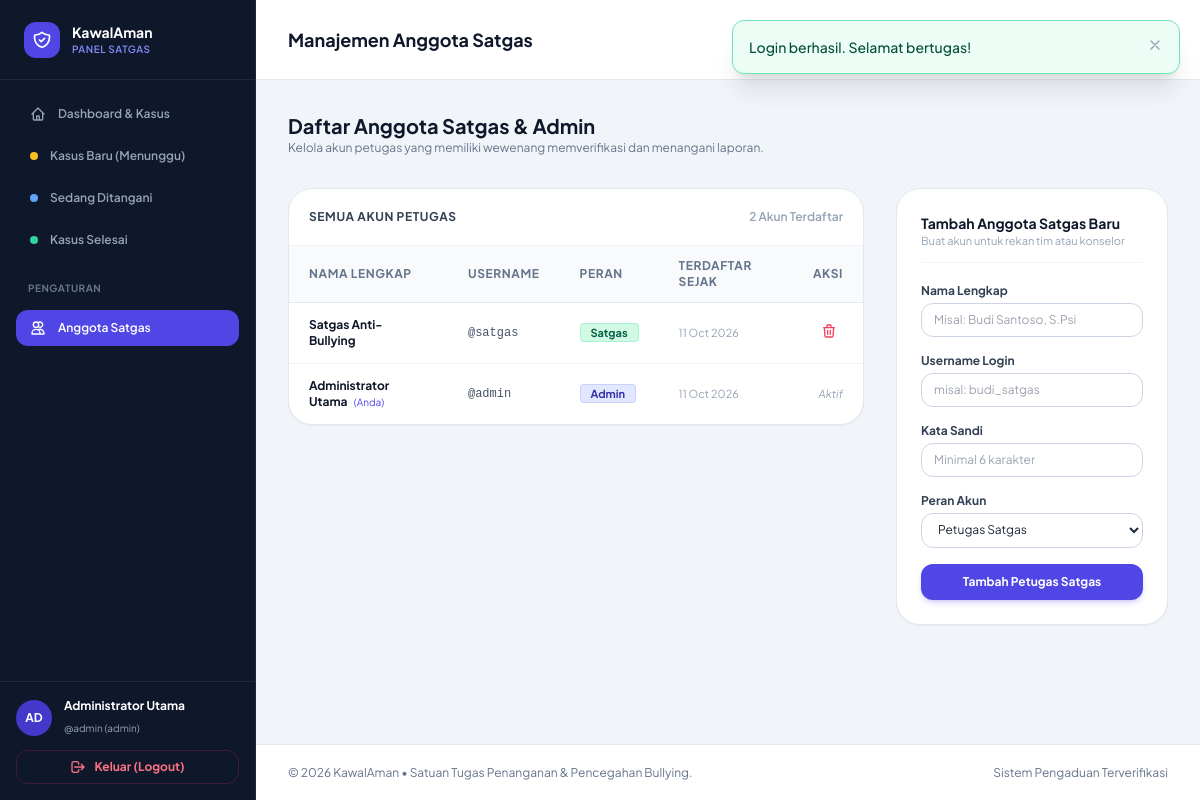
/satgas/users.php (signed in), run on the app's committed database.
### tables this page shows
CREATE TABLE IF NOT EXISTS `users` (
    `id` INT AUTO_INCREMENT PRIMARY KEY,
    `name` VARCHAR(100) NOT NULL,
    `username` VARCHAR(50) NOT NULL UNIQUE,
    `password` VARCHAR(255) NOT NULL,
    `role` ENUM('admin', 'satgas') NOT NULL DEFAULT 'satgas',
    `created_at` TIMESTAMP NOT NULL DEFAULT CURRENT_TIMESTAMP
);

### includes/functions.php (called while the page is built, shortened)
<?php
function escapeHtml($str) {
    return htmlspecialchars((string)$str, ENT_QUOTES, 'UTF-8');
}
function getFlashMessage() {
    if (!empty($_SESSION['flash_message'])) {
        $flash = $_SESSION['flash_message'];
        return $flash;
    }
    return null;
}

### includes/auth.php (called while the page is built, shortened)
<?php
require_once __DIR__ . '/functions.php';
function getLoggedInSatgas() {
    return $_SESSION['satgas_user'] ?? null;
}

### satgas/users.php (the view, shortened to what this page needs)
<?php
require_once __DIR__ . '/includes/satgas_header.php';
$pdo = getDbConnection();
$users = $pdo->query("SELECT id, name, username, role, created_at FROM users ORDER BY id ASC")->fetchAll();
?>
<div class="space-y-8 max-w-6xl">
    <div class="flex flex-col sm:flex-row sm:items-center justify-between gap-4">
        <div>
            <h2 class="text-xl font-bold text-slate-900">Daftar Anggota Satgas & Admin</h2>
            <p class="text-xs text-slate-500">Kelola akun petugas yang memiliki wewenang memverifikasi dan menangani laporan.</p>
        </div>
    </div>
    <div class="grid grid-cols-1 lg:grid-cols-12 gap-8 items-start">
        <div class="lg:col-span-8 bg-white rounded-3xl border border-slate-200 shadow-sm overflow-hidden">
            <div class="p-5 border-b border-slate-100 flex items-center justify-between">
                <h3 class="text-xs font-bold text-slate-700 uppercase tracking-wider">Semua Akun Petugas</h3>
                <span class="text-xs text-slate-400 font-semibold"><?= count($users) ?> Akun Terdaftar</span>
            </div>
            <div class="overflow-x-auto">
                <table class="w-full text-left border-collapse text-xs">
                    <thead>
                        <tr class="bg-slate-50 text-slate-500 font-bold uppercase tracking-wider border-b border-slate-200">
                            <th class="py-3 px-5">Nama Lengkap</th>
                            <th class="py-3 px-5">Username</th>
                            <th class="py-3 px-5">Peran</th>
                            <th class="py-3 px-5">Terdaftar Sejak</th>
                            <th class="py-3 px-5 text-right">Aksi</th>
                        </tr>
                    </thead>
                    <tbody class="divide-y divide-slate-100">
                        <?php foreach ($users as $u): ?>
                            <tr class="hover:bg-slate-50 transition-colors">
                                <td class="py-3.5 px-5 font-bold text-slate-900">
                                    <?= escapeHtml($u['name']) ?>
                                    <?php if ((int)$u['id'] === (int)$currentUser['id']): ?>
                                        <span class="text-[10px] text-indigo-600 font-normal ml-1">(Anda)</span>
                                    <?php endif; ?>
                                </td>
                                <td class="py-3.5 px-5 font-mono text-slate-600">
                                    @<?= escapeHtml($u['username']) ?>
                                </td>
                                <td class="py-3.5 px-5">
                                    <?php if ($u['role'] === 'admin'): ?>
                                        <span class="px-2.5 py-0.5 rounded text-[11px] font-bold bg-indigo-100 text-indigo-800 border border-indigo-200">Admin</span>
                                    <?php else: ?>
                                        <span class="px-2.5 py-0.5 rounded text-[11px] font-bold bg-emerald-100 text-emerald-800 border border-emerald-200">Satgas</span>
                                    <?php endif; ?>
                                </td>
                                <td class="py-3.5 px-5 text-slate-400 text-[11px]">
                                    <?= date('d M Y', strtotime($u['created_at'])) ?>
                                </td>
                                <td class="py-3.5 px-5 text-right">
                                    <?php if ((int)$u['id'] !== (int)$currentUser['id']): ?>
                                        <a href="users.php?delete_id=<?= $u['id'] ?>" onclick="return confirm('Hapus akun <?= escapeHtml($u['name']) ?>?')" class="p-1.5 rounded-lg text-rose-500 hover:bg-rose-50 transition-colors inline-block" title="Hapus Akun">
                                            <svg class="w-4 h-4" fill="none" stroke="currentColor" viewBox="0 0 24 24"><path stroke-linecap="round" stroke-linejoin="round" stroke-width="2" d="M19 7l-.867 12.142A2 2 0 0116.138 21H7.862a2 2 0 01-1.995-1.858L5 7m5 4v6m4-6v6m1-10V4a1 1 0 00-1-1h-4a1 1 0 00-1 1v3M4 7h16"/></svg>
                                        </a>
                                    <?php else: ?>
                                        <span class="text-[11px] text-slate-400 italic">Aktif</span>
                                    <?php endif; ?>
                                </td>
                            </tr>
                        <?php endforeach; ?>
                    </tbody>
                </table>
            </div>
        </div>
        <div class="lg:col-span-4 bg-white rounded-3xl p-6 border border-slate-200 shadow-sm space-y-5">
            <div class="pb-3 border-b border-slate-100">
                <h3 class="text-sm font-bold text-slate-900">Tambah Anggota Satgas Baru</h3>
                <p class="text-[11px] text-slate-400">Buat akun untuk rekan tim atau konselor</p>
            </div>
            <form action="users.php" method="POST" class="space-y-4 text-xs">
                <div class="space-y-1">
                    <label for="name" class="font-bold text-slate-700">Nama Lengkap</label>
                    <input type="text" id="name" name="name" placeholder="Misal: Budi Santoso, S.Psi" class="w-full px-3 py-2 rounded-xl border border-slate-300 focus:ring-2 focus:ring-indigo-500 focus:border-indigo-500" required>
                </div>
                <div class="space-y-1">
                    <label for="username" class="font-bold text-slate-700">Username Login</label>
                    <input type="text" id="username" name="username" placeholder="misal: budi_satgas" class="w-full px-3 py-2 rounded-xl border border-slate-300 focus:ring-2 focus:ring-indigo-500 focus:border-indigo-500" required>
                </div>
                <div class="space-y-1">
                    <label for="password" class="font-bold text-slate-700">Kata Sandi</label>
                    <input type="password" id="password" name="password" placeholder="Minimal 6 karakter" class="w-full px-3 py-2 rounded-xl border border-slate-300 focus:ring-2 focus:ring-indigo-500 focus:border-indigo-500" required>
                </div>
                <div class="space-y-1">
                    <label for="role" class="font-bold text-slate-700">Peran Akun</label>
                    <select id="role" name="role" class="w-full px-3 py-2 rounded-xl border border-slate-300 focus:ring-2 focus:ring-indigo-500 focus:border-indigo-500 bg-white">
                        <option value="satgas">Petugas Satgas</option>
                    </select>
                </div>
                <button type="submit" class="w-full py-2.5 px-4 rounded-xl bg-indigo-600 hover:bg-indigo-700 text-white font-bold transition-all shadow-md shadow-indigo-600/20 cursor-pointer mt-2">
                    Tambah Petugas Satgas
                </button>
            </form>
        </div>
    </div>
</div>
<?php require_once __DIR__ . '/includes/satgas_footer.php'; ?>

### satgas/includes/satgas_header.php (shortened to what this page needs)
<?php
require_once __DIR__ . '/../../includes/auth.php';
$currentUser = getLoggedInSatgas();
$flash = getFlashMessage();
$currentFile = basename($_SERVER['PHP_SELF']);
?>
<!DOCTYPE html>
<html lang="id">
<head>
    <script src="https://cdn.tailwindcss.com"></script>
    <link rel="stylesheet" href="../assets/css/custom.css">
</head>
<body class="bg-slate-100 text-slate-800 antialiased flex min-h-screen">
    <?php if ($flash): ?>
        <div class="fixed top-5 right-5 z-50 max-w-md w-full animate-bounce">
            <div class="p-4 rounded-xl shadow-xl flex items-start gap-3 border <?= $flash['type'] === 'success' ? 'bg-emerald-50 text-emerald-900 border-emerald-300' : 'bg-rose-50 text-rose-900 border-rose-300' ?>">
                <div class="flex-1 text-sm font-medium">
                    <?= escapeHtml($flash['message']) ?>
                </div>
                <button onclick="this.parentElement.parentElement.remove()" class="text-slate-400 hover:text-slate-600">
                    <svg class="w-4 h-4" fill="none" stroke="currentColor" viewBox="0 0 24 24"><path stroke-linecap="round" stroke-linejoin="round" stroke-width="2" d="M6 18L18 6M6 6l12 12"/></svg>
                </button>
            </div>
        </div>
    <?php endif; ?>
    <aside class="w-64 bg-slate-900 text-slate-300 flex-shrink-0 flex flex-col justify-between hidden md:flex border-r border-slate-800">
        <div>
            <div class="h-20 flex items-center px-6 gap-3 border-b border-slate-800">
                <div class="w-9 h-9 rounded-xl bg-indigo-600 text-white flex items-center justify-center font-bold">
                </div>
                <div>
                    <h2 class="text-sm font-bold text-white"><?= APP_NAME ?></h2>
                    <span class="text-[10px] text-indigo-400 font-semibold uppercase tracking-wider block">Panel Satgas</span>
                </div>
            </div>
            <nav class="p-4 space-y-1.5 text-xs font-semibold">
                <a href="index.php" class="flex items-center gap-3 px-3.5 py-2.5 rounded-xl transition-colors <?= $currentFile === 'index.php' && !isset($_GET['status']) ? 'bg-indigo-600 text-white' : 'text-slate-400 hover:text-slate-200 hover:bg-slate-800' ?>">
                    <svg class="w-4 h-4" fill="none" stroke="currentColor" viewBox="0 0 24 24"><path stroke-linecap="round" stroke-linejoin="round" stroke-width="2" d="M3 12l2-2m0 0l7-7 7 7M5 10v10a1 1 0 001 1h3m10-11l2 2m-2-2v10a1 1 0 01-1 1h-3m-6 0a1 1 0 001-1v-4a1 1 0 011-1h2a1 1 0 011 1v4a1 1 0 001 1m-6 0h6"/></svg>
                    <span>Dashboard & Kasus</span>
                </a>
                <a href="index.php?status=menunggu" class="flex items-center gap-3 px-3.5 py-2.5 rounded-xl transition-colors <?= isset($_GET['status']) && $_GET['status'] === 'menunggu' ? 'bg-amber-500/20 text-amber-400 border border-amber-500/30' : 'text-slate-400 hover:text-slate-200 hover:bg-slate-800' ?>">
                    <span class="w-2 h-2 rounded-full bg-amber-400 animate-pulse"></span>
                    <span>Kasus Baru (Menunggu)</span>
                </a>
                <a href="index.php?status=diproses" class="flex items-center gap-3 px-3.5 py-2.5 rounded-xl transition-colors <?= isset($_GET['status']) && $_GET['status'] === 'diproses' ? 'bg-blue-500/20 text-blue-400 border border-blue-500/30' : 'text-slate-400 hover:text-slate-200 hover:bg-slate-800' ?>">
                    <span class="w-2 h-2 rounded-full bg-blue-400"></span>
                    <span>Sedang Ditangani</span>
                </a>
                <a href="index.php?status=selesai" class="flex items-center gap-3 px-3.5 py-2.5 rounded-xl transition-colors <?= isset($_GET['status']) && $_GET['status'] === 'selesai' ? 'bg-emerald-500/20 text-emerald-400 border border-emerald-500/30' : 'text-slate-400 hover:text-slate-200 hover:bg-slate-800' ?>">
                    <span class="w-2 h-2 rounded-full bg-emerald-400"></span>
                    <span>Kasus Selesai</span>
                </a>
                <div class="pt-4 pb-2 px-3 text-[10px] font-bold uppercase tracking-wider text-slate-500">
                    Pengaturan
                </div>
                <a href="users.php" class="flex items-center gap-3 px-3.5 py-2.5 rounded-xl transition-colors <?= $currentFile === 'users.php' ? 'bg-indigo-600 text-white' : 'text-slate-400 hover:text-slate-200 hover:bg-slate-800' ?>">
                    <svg class="w-4 h-4" fill="none" stroke="currentColor" viewBox="0 0 24 24"><path stroke-linecap="round" stroke-linejoin="round" stroke-width="2" d="M12 4.354a4 4 0 110 5.292M15 21H3v-1a6 6 0 0112 0v1zm0 0h6v-1a6 6 0 00-9-5.197M13 7a4 4 0 11-8 0 4 4 0 018 0z"/></svg>
                    <span>Anggota Satgas</span>
                </a>
            </nav>
        </div>
        <div class="p-4 border-t border-slate-800">
            <div class="flex items-center gap-3 mb-3">
                <div class="w-9 h-9 rounded-full bg-indigo-700 text-white flex items-center justify-center font-bold text-xs uppercase">
                    <?= substr($currentUser['name'], 0, 2) ?>
                </div>
                <div class="truncate">
                    <span class="text-xs font-bold text-white block truncate"><?= escapeHtml($currentUser['name']) ?></span>
                    <span class="text-[10px] text-slate-400">@<?= escapeHtml($currentUser['username']) ?> (<?= escapeHtml($currentUser['role']) ?>)</span>
                </div>
            </div>
            <a href="logout.php" onclick="return confirm('Apakah Anda yakin ingin keluar dari panel Satgas?')" class="flex items-center justify-center gap-2 w-full py-2 rounded-xl text-xs font-bold text-rose-400 hover:bg-rose-500/10 border border-rose-500/20 transition-colors">
                <svg class="w-4 h-4" fill="none" stroke="currentColor" viewBox="0 0 24 24"><path stroke-linecap="round" stroke-linejoin="round" stroke-width="2" d="M17 16l4-4m0 0l-4-4m4 4H7m6 4v1a3 3 0 01-3 3H6a3 3 0 01-3-3V7a3 3 0 013-3h4a3 3 0 013 3v1"/></svg>
                <span>Keluar (Logout)</span>
            </a>
        </div>
    </aside>
    <div class="flex-1 flex flex-col min-w-0 overflow-y-auto">
        <header class="h-20 bg-white border-b border-slate-200 px-6 sm:px-8 flex items-center justify-between sticky top-0 z-30">
            <div class="flex items-center gap-3">
                <h1 class="text-lg font-bold text-slate-900">
                    <?= defined('PANEL_TITLE') ? PANEL_TITLE : 'Dashboard Penanganan Kasus' ?>
                </h1>
            </div>
            <div class="flex items-center gap-3">
                <a href="../index.php" target="_blank" class="inline-flex items-center gap-1.5 px-3.5 py-2 rounded-xl text-xs font-bold text-indigo-700 bg-indigo-50 hover:bg-indigo-100 border border-indigo-200 transition-colors" title="Lihat Website Publik">
                    <span>Website Publik</span>
                </a>
            </div>
        </header>
        <main class="p-6 sm:p-8 flex-1">

### satgas/includes/satgas_footer.php
        </main>
        <footer class="h-14 bg-white border-t border-slate-200 px-6 sm:px-8 flex items-center justify-between text-xs text-slate-500">
            <div>
                &copy; <?= date('Y') ?> <?= APP_NAME ?> &bull; Satuan Tugas Penanganan & Pencegahan Bullying.
            </div>
            <div>
                Sistem Pengaduan Terverifikasi
            </div>
        </footer>
    </div>
</body>
</html>

### assets/css/custom.css (style rules this page uses)
body { font-family: 'Plus Jakarta Sans', sans-serif; scroll-behavior: smooth; }

### data on the page
users: name "Satgas Anti-Bullying", username "satgas", role "Satgas", created_at "11 Oct 2026"
users: name "Administrator Utama", shows "(Anda)", username "admin", role "Admin", created_at "11 Oct 2026", shows "Aktif"

### other printed values
escapeHtml($flash['message']) "Login berhasil. Selamat bertugas!"
APP_NAME "KawalAman"
substr($currentUser['name'], 0, 2) "AD"
escapeHtml($currentUser['name']) "Administrator Utama"
escapeHtml($currentUser['username']) "admin"
escapeHtml($currentUser['role']) "admin"
PANEL_TITLE "Manajemen Anggota Satgas"
count($users) "2"
